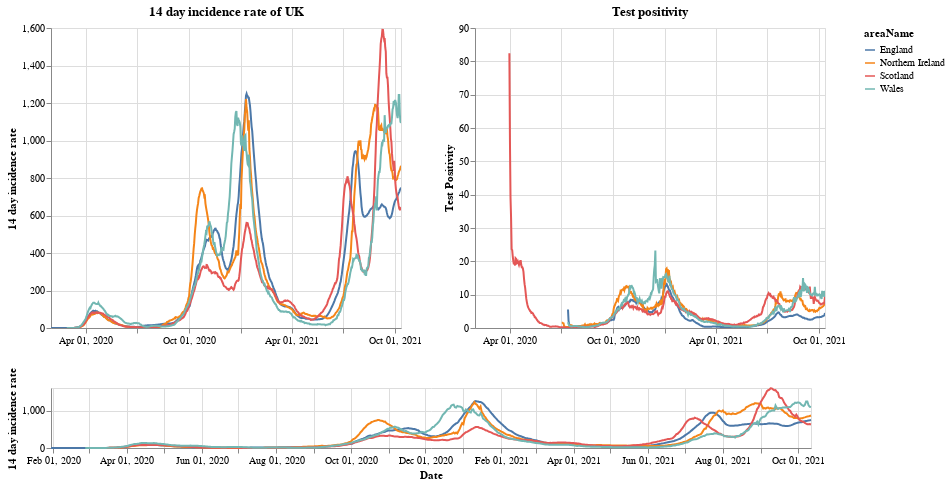

Here is the notebook cell this chart was saved with:
### Markdown cell above
# Plots

First a plot with each country in the UK. The top right shows the positivity rate for (which is the percentage of registered tests which were positive) while the top left is the 14 day incidence rate. The bottom chart can be used to select the timeframe (does not work on a mobile device).

### Code cell
#collapse
brush = alt.selection(type='interval', name='DateBrush',encodings=['x'],fields=['Time'])
leg_selection = alt.selection_multi(fields=['areaName'], bind='legend')

base = alt.Chart(uk_cases).mark_line().encode(
    x=alt.X("yearmonthdate(date):T", axis=alt.Axis(title='Date')),
    y=alt.Y("twoWeeklyCasesRate:Q", axis=alt.Axis(title='14 day incidence rate')),
    tooltip=['areaName', 'date','twoWeeklyCasesRate', 'testPositivity'],
    color='areaName',
    opacity=alt.condition(leg_selection, alt.value(2), alt.value(0.1))
).add_selection(leg_selection).properties(width=350)

upper = base.encode(alt.X('yearmonthdate(date):T', axis=alt.Axis(title=''),
                         scale=alt.Scale(domain=brush))
                   ).properties(title=f'14 day incidence rate of UK')
upper_right = upper.encode(alt.Y('testPositivity:Q', axis=alt.Axis(title='Test Positivity'))).properties(title='Test positivity')
lower = base.properties(height=60, width = 760).add_selection(brush)

(upper | upper_right) & lower

### Figure 1 — Vega-Lite specification as saved in the notebook (floating-point values rounded to 4 significant figures; data arrays with more than 128 entries replaced by an {"elided": "..."} marker saying what was removed)
{"config": {"view": {"continuousWidth": 400, "continuousHeight": 300}}, "vconcat": [{"hconcat": [{"mark": "line", "encoding": {"color": {"type": "nominal", "field": "areaName"}, "opacity": {"condition": {"value": 2, "selection": "selector001"}, "value": 0.1}, "tooltip": [{"type": "nominal", "field": "areaName"}, {"type": "temporal", "field": "date"}, {"type": "quantitative", "field": "twoWeeklyCasesRate"}, {"type": "quantitative", "field": "testPositivity"}], "x": {"type": "temporal", "axis": {"title": ""}, "field": "date", "scale": {"domain": {"selection": "DateBrush"}}, "timeUnit": "yearmonthdate"}, "y": {"type": "quantitative", "axis": {"title": "14 day incidence rate"}, "field": "twoWeeklyCasesRate"}}, "selection": {"selector001": {"type": "multi", "fields": ["areaName"], "bind": "legend"}}, "title": "14 day incidence rate of UK", "width": 350}, {"mark": "line", "encoding": {"color": {"type": "nominal", "field": "areaName"}, "opacity": {"condition": {"value": 2, "selection": "selector001"}, "value": 0.1}, "tooltip": [{"type": "nominal", "field": "areaName"}, {"type": "temporal", "field": "date"}, {"type": "quantitative", "field": "twoWeeklyCasesRate"}, {"type": "quantitative", "field": "testPositivity"}], "x": {"type": "temporal", "axis": {"title": ""}, "field": "date", "scale": {"domain": {"selection": "DateBrush"}}, "timeUnit": "yearmonthdate"}, "y": {"type": "quantitative", "axis": {"title": "Test Positivity"}, "field": "testPositivity"}}, "selection": {"selector001": {"type": "multi", "fields": ["areaName"], "bind": "legend"}}, "title": "Test positivity", "width": 350}]}, {"mark": "line", "encoding": {"color": {"type": "nominal", "field": "areaName"}, "opacity": {"condition": {"value": 2, "selection": "selector001"}, "value": 0.1}, "tooltip": [{"type": "nominal", "field": "areaName"}, {"type": "temporal", "field": "date"}, {"type": "quantitative", "field": "twoWeeklyCasesRate"}, {"type": "quantitative", "field": "testPositivity"}], "x": {"type": "temporal", "axis": {"title": "Date"}, "field": "date", "timeUnit": "yearmonthdate"}, "y": {"type": "quantitative", "axis": {"title": "14 day incidence rate"}, "field": "twoWeeklyCasesRate"}}, "height": 60, "selection": {"selector001": {"type": "multi", "fields": ["areaName"], "bind": "legend"}, "DateBrush": {"type": "interval", "encodings": ["x"], "fields": ["Time"]}}, "width": 760}], "data": {"name": "data-9ba4d6ef8dd37892c5961fc95aa8bbe6"}, "$schema": "https://vega.github.io/schema/vega-lite/v4.8.1.json", "datasets": {"data-9ba4d6ef8dd37892c5961fc95aa8bbe6": {"elided": "2396 records"}}}
